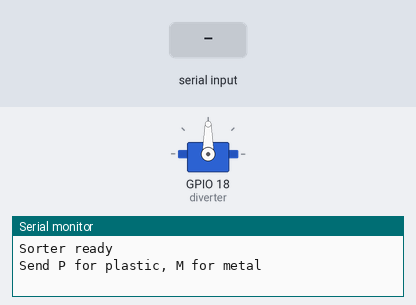
Bench run of a sketch on a simulated ESP32. On the bench: servo, the last lines printed to the serial monitor. The test bench sets the inputs (shaded band).

Above: at 2.2 s.
2.3 s: "P" received over Serial
At 3.5 s:
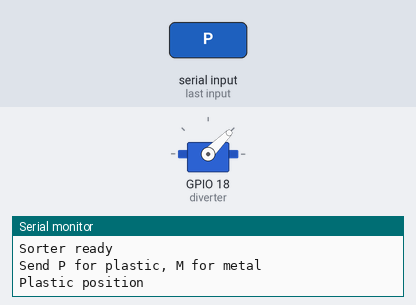
3.8 s: "M" received over Serial
At 4.7 s:
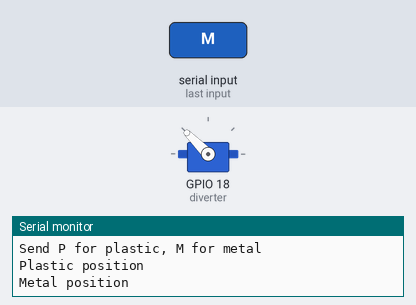
5.3 s: "p" received over Serial
At 5.9 s:
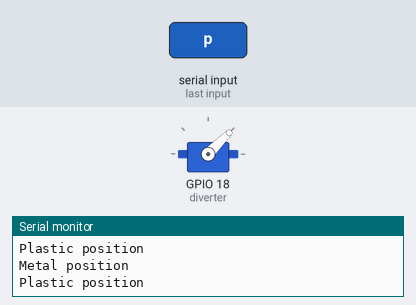
6.8 s: "m" received over Serial
At 8.2 s:
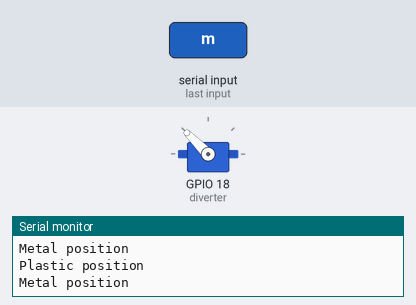
Timing chart, 0 to 9.3 s (numbered marks = the images above; inputs shaded):
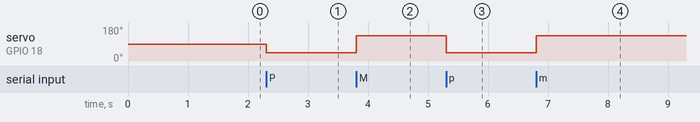

Measured:
- after the input at 2.3 s, servo on GPIO 18 (diverter): 90° → 45° at once
- after the input at 3.8 s, servo on GPIO 18 (diverter): 45° → 135° at once
- after the input at 5.3 s, servo on GPIO 18 (diverter): 135° → 45° at once
- after the input at 6.8 s, servo on GPIO 18 (diverter): 45° → 135° at once

The sketch:

AudioRecorder.ino
```cpp
#include <ESP32Servo.h>

Servo diverter;

void setup() {
  Serial.begin(115200);
  diverter.setPeriodHertz(50);
  diverter.attach(18, 500, 2500);
  diverter.write(90);
  delay(1000);

  Serial.println("Sorter ready");
  Serial.println("Send P for plastic, M for metal");
}

void loop() {
  if (Serial.available() > 0) {
    char command = Serial.read();

    if (command == 'P' || command == 'p') {
      diverter.write(45);
      Serial.println("Plastic position");
    } else if (command == 'M' || command == 'm') {
      diverter.write(135);
      Serial.println("Metal position");
    }
  }
}
```
